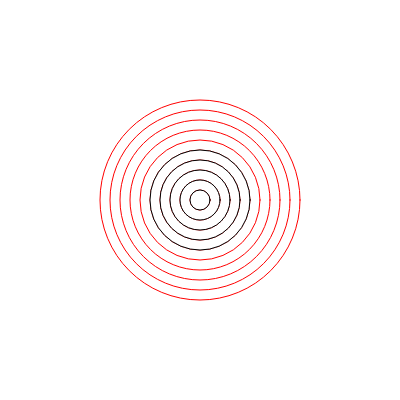
Frame 1 (no input)
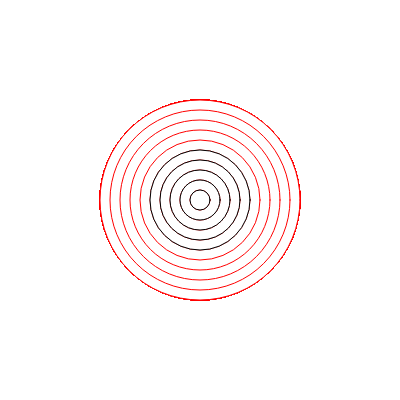
Frame 60 (no input)
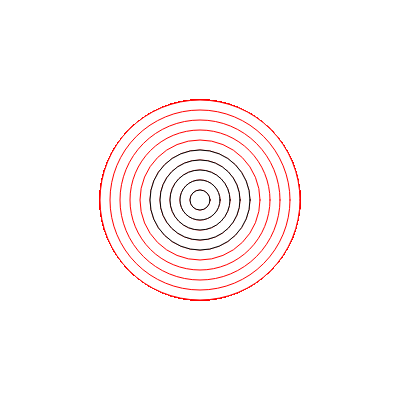
Frame 120 (the mouse pressed at the canvas centre since frame 60)

The p5.js sketch that drew these frames (run headless with seeded random() and noise() and a simulated clock; from frame 60 on, the mouse is pressed at the canvas centre):

// p5.js sketch
// ── sketch.js
// 小手調べ
function setup(){
  createCanvas(400,400);
  background(255)

    // BLANK[1]


  }
function draw(){
let  r=200
let  t=0
  while(t<10){
stroke(255,0,0)
ellipse(200,200,r)
if(5<=t){
stroke(0,0,0)
ellipse(200,200,r)

}
r=r-20
t=t+1


}

 }
